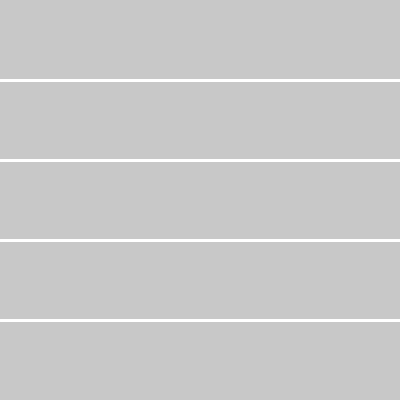
Frame 1 (no input)
Frame 60 (the mouse pressed at the canvas centre just before this capture): identical to frame 1, image omitted
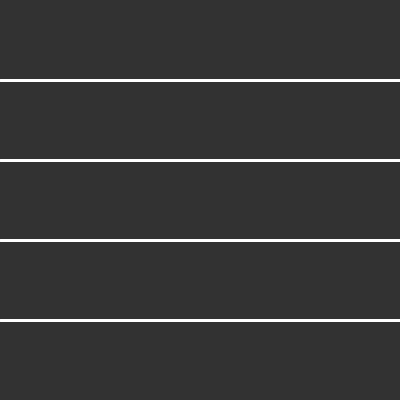
Frame 120 (the mouse held since frame 60 and released just before this capture)

The Processing sketch that drew these frames (run headless with seeded random() and noise(); from frame 60 on, the mouse is pressed at the canvas centre):

// Processing sketch: Ganti_Warna_Background_dengan_Mouse
// ── Ganti_Warna_Background_dengan_Mouse.pde

int cB = 200;

void setup () {
  
  size (400, 400);
  strokeWeight (3);
  
  
}

void draw () {
  
  background (cB);
  stroke (255);
  
  // batas
  
  line (0, 80, width, 80);
  line (0, 160, width, 160);
  line (0, 240, width, 240);
  line (0, 320, width, 320);
  
  // perintah
  
  if (mouseY >= 0 && mouseY <= 80) {
    cB = 200;
  }
  else if (mouseY > 80 && mouseY <= 160) {
    cB = 200/2;
  }
  else if (mouseY > 160 && mouseY <= 240) {
    cB = 100/2;
  }
  else if (mouseY > 240 && mouseY <= 320) {
    cB = 50/2;
  }
  else {
    cB = 0;
  }
  
}
